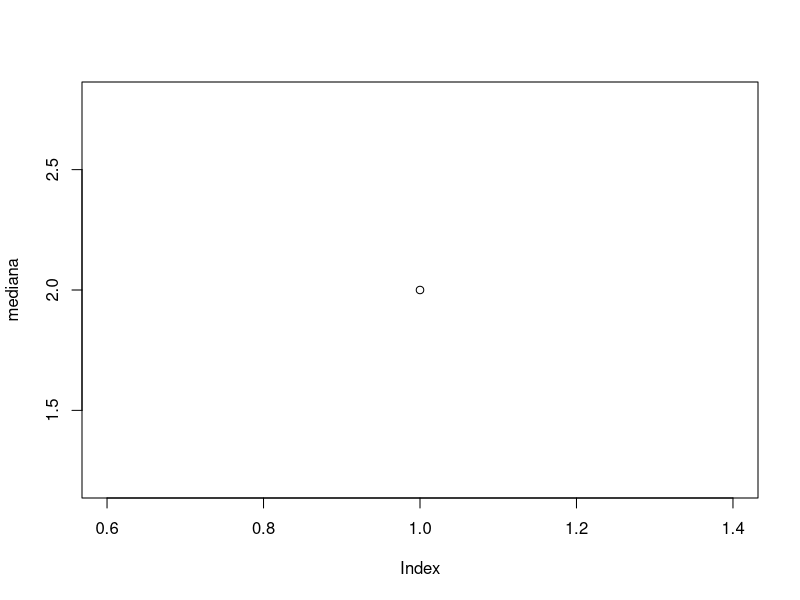
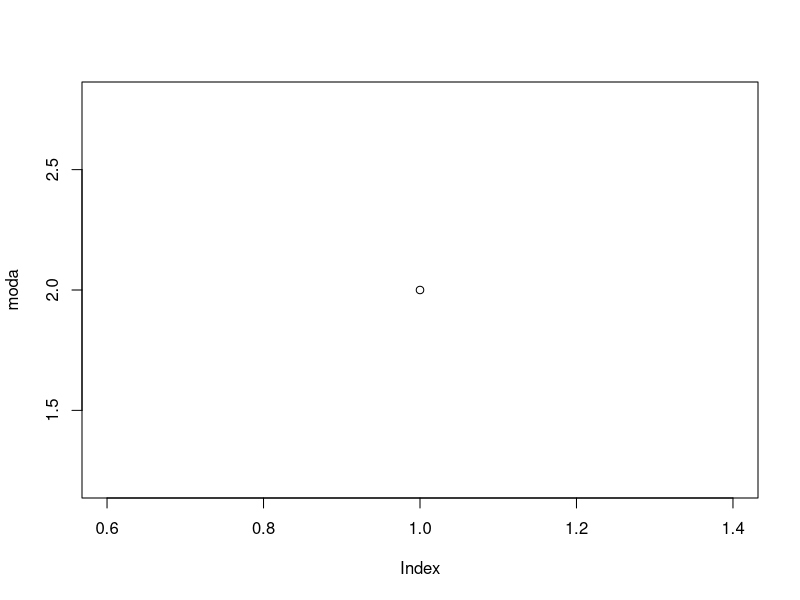

These charts were generated, in order, by the following R code:
library(readxl)
tabela <- read_excel("exercicio3.xlsx")
dir.create('graficos')

filhs <- tabela$filhos
fams <- tabela$familia

fam_fil <- sort(tabela$filhos_fam, decreasing=F) 

mediana <- median(fam_fil)
mediana

jpeg('graficos/exercicio3_graf1.jpg')
plot(mediana)
dev.off()

getmode <- function(v) {
  uniqv <- unique(v)
  uniqv[which.max(tabulate(match(v, uniqv)))]
}

moda <- getmode(fam_fil)
moda

jpeg('graficos/exercicio3_graf2.jpg')
plot(moda)
dev.off()

